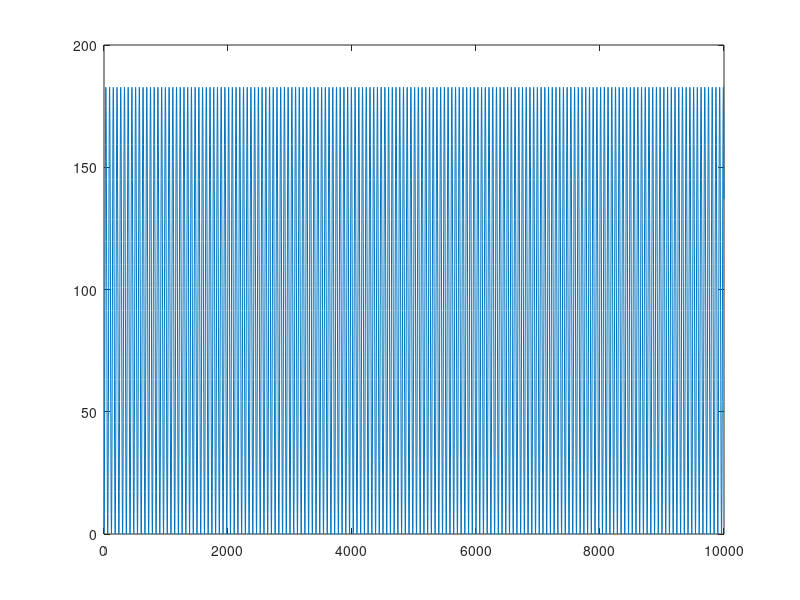

Write the MATLAB code that produced this figure.
theta = 800/48000;

n = 1:10000;

ystep = (1-cos(theta*2*pi*(n))) / (theta*2*pi*sin(theta*2*pi));


offset = 0;...- max(ystep)/2;
scaling_f = 1;...(2^15-1)/max(ystep)*2;

plot(scaling_f*(offset + ystep));